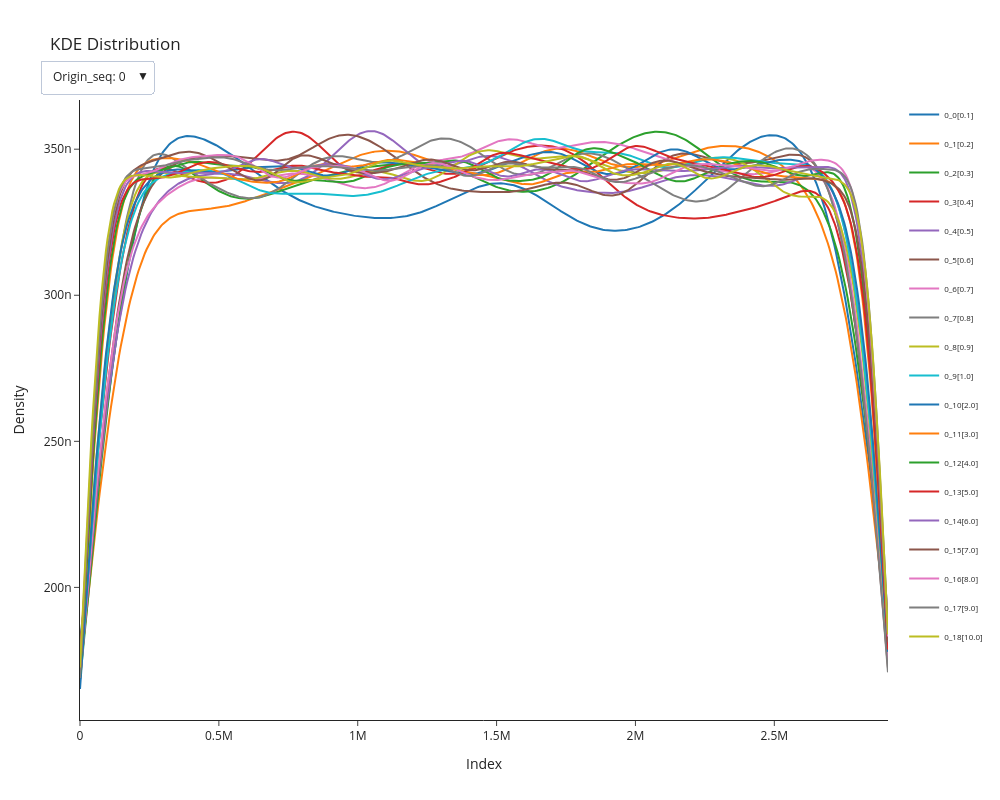

The code cell stored with this chart in its notebook:
### Markdown cell above
# Generating the mutated sequences for each method 
The plot shows the KDE distribution of the indexes where the mutation happend

### Code cell
to_plot = perform_mutations(
    mutation_func=snp_1_opt, 
    num_seq=N, 
    genome_length=seq_lenght_distribution,
    mutation_rates=mut_array, 
    psrandom=False, 
    output_directory="/home/lorenzo/Documents/tesi_2/fastANI-skani-comparison/SNP_random"
)
